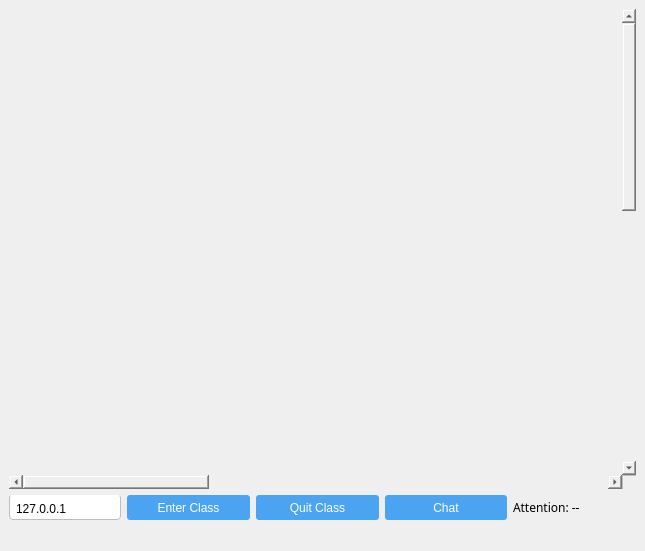
<?xml version="1.0" encoding="UTF-8"?>
<ui version="4.0">
 <class>StudentMainWindow</class>
 <widget class="QMainWindow" name="StudentMainWindow">
  <property name="geometry">
   <rect>
    <x>0</x>
    <y>0</y>
    <width>645</width>
    <height>551</height>
   </rect>
  </property>
  <property name="windowTitle">
   <string>Student Window</string>
  </property>
  <property name="styleSheet">
   <string notr="true">QWidget
{
	border-radius:3px;
}
QDialog{
background-color:rgb(230, 230, 230);
}
QLineEdit
{
    font: 25 9pt &quot;Microsoft JhengHei&quot;;
    background:white;
    padding-left:4px ;
    padding-top:4px ;
    border-bottom-left-radius:4px;
    border-bottom-right-radius:4px;
    border: 1.2px solid rgb(189 , 189, 189);
    border-top:transparent;
    
}
QLineEdit:hover
{
    font: 25 9pt &quot;Microsoft JhengHei&quot;;
    padding-top:0px ;
    border: 1px solid rgb(21 , 131 , 221);
}
QLineEdit:focus
{
    font: 25 9pt &quot;Microsoft JhengHei&quot;;
    padding-top:0px ;
    border: 1px solid rgb(21 , 131 , 221);
}

QPushButton
{
	font: 25 9pt &quot;Microsoft JhengHei&quot;;
    color:white;
    background-color:rgb(75,164,242);
    border-radius:3px;
}

QPushButton:hover
{
	font: 25 10pt &quot;Microsoft JhengHei&quot;;
    color:white;
    background-color:rgb(44 , 137 , 255);
	border-radius:5px;
}

QPushButton:pressed
{
	font: 25 11pt &quot;Microsoft JhengHei&quot;;
	border-radius:13px;
    color:white;
    background-color:rgb(14 , 135 , 228);
    padding-left:5px;
    padding-top:5px;
}

QPushButton:default
{
	font: 25 9pt &quot;Microsoft JhengHei&quot;;
	border-radius:3px;
    color:white;
    background-color:rgb(44 , 137 , 255);
    padding-left:3px;
    padding-top:3px;
    border: 2px solid rgb(17 , 120 , 221);
}

QPushButton:!enabled
{
	font: 25 9pt &quot;Microsoft JhengHei&quot;;
    color:white;
    background-color:rgb(200 , 200 , 200);
	border-radius:5px;
}
QRadioButton
{
    font: 25 9pt &quot;Microsoft JhengHei&quot;;
}
QLabel#TopImage
{
	border-radius:90px;
}
</string>
  </property>
  <widget class="QWidget" name="centralwidget">
   <layout class="QGridLayout" name="gridLayout">
    <item row="1" column="2">
     <widget class="QPushButton" name="btnExitClass">
      <property name="minimumSize">
       <size>
        <width>0</width>
        <height>25</height>
       </size>
      </property>
      <property name="maximumSize">
       <size>
        <width>16777215</width>
        <height>25</height>
       </size>
      </property>
      <property name="text">
       <string>Quit Class</string>
      </property>
     </widget>
    </item>
    <item row="1" column="0">
     <widget class="QLineEdit" name="edtIP">
      <property name="sizePolicy">
       <sizepolicy hsizetype="Fixed" vsizetype="Fixed">
        <horstretch>0</horstretch>
        <verstretch>0</verstretch>
       </sizepolicy>
      </property>
      <property name="minimumSize">
       <size>
        <width>0</width>
        <height>25</height>
       </size>
      </property>
      <property name="maximumSize">
       <size>
        <width>16777215</width>
        <height>25</height>
       </size>
      </property>
      <property name="text">
       <string>127.0.0.1</string>
      </property>
      <property name="placeholderText">
       <string>请输入教师端IP</string>
      </property>
      <property name="clearButtonEnabled">
       <bool>false</bool>
      </property>
     </widget>
    </item>
    <item row="0" column="0" colspan="5">
     <layout class="QVBoxLayout" name="verticalLayout">
      <property name="spacing">
       <number>2</number>
      </property>
      <item>
       <widget class="QScrollArea" name="scrollArea">
        <property name="widgetResizable">
         <bool>true</bool>
        </property>
        <widget class="QWidget" name="scrollAreaWidgetContents">
         <property name="geometry">
          <rect>
           <x>0</x>
           <y>0</y>
           <width>1920</width>
           <height>1080</height>
          </rect>
         </property>
         <property name="minimumSize">
          <size>
           <width>1920</width>
           <height>1080</height>
          </size>
         </property>
         <widget class="QLabel" name="lblSharedScreen">
          <property name="geometry">
           <rect>
            <x>0</x>
            <y>0</y>
            <width>1920</width>
            <height>1080</height>
           </rect>
          </property>
          <property name="styleSheet">
           <string notr="true"/>
          </property>
          <property name="text">
           <string/>
          </property>
         </widget>
        </widget>
       </widget>
      </item>
     </layout>
    </item>
    <item row="1" column="3">
     <widget class="QPushButton" name="btnChat">
      <property name="minimumSize">
       <size>
        <width>0</width>
        <height>25</height>
       </size>
      </property>
      <property name="maximumSize">
       <size>
        <width>16777215</width>
        <height>25</height>
       </size>
      </property>
      <property name="text">
       <string>Chat</string>
      </property>
     </widget>
    </item>
    <item row="1" column="1">
     <widget class="QPushButton" name="btnEnterClass">
      <property name="minimumSize">
       <size>
        <width>0</width>
        <height>25</height>
       </size>
      </property>
      <property name="maximumSize">
       <size>
        <width>16777215</width>
        <height>25</height>
       </size>
      </property>
      <property name="text">
       <string>Enter Class</string>
      </property>
     </widget>
    </item>
    <item row="1" column="4">
     <widget class="QLabel" name="lblAttention">
      <property name="font">
       <font>
        <family>Microsoft JhengHei</family>
       </font>
      </property>
      <property name="text">
       <string>Attention: --</string>
      </property>
     </widget>
    </item>
   </layout>
  </widget>
  <widget class="QMenuBar" name="menubar">
   <property name="geometry">
    <rect>
     <x>0</x>
     <y>0</y>
     <width>645</width>
     <height>23</height>
    </rect>
   </property>
  </widget>
  <widget class="QStatusBar" name="statusbar"/>
 </widget>
 <resources/>
 <connections/>
</ui>
